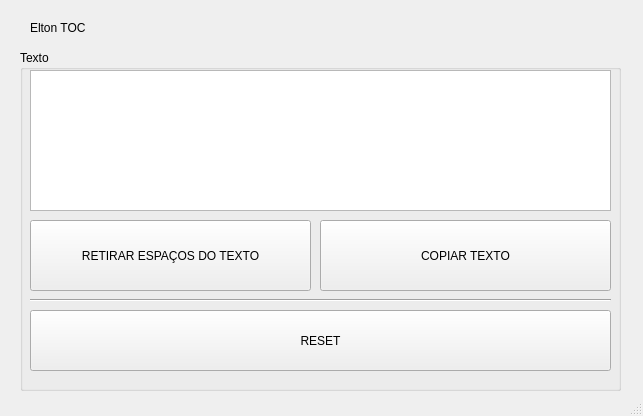
<?xml version="1.0" encoding="UTF-8"?>
<ui version="4.0">
 <class>MainWindow</class>
 <widget class="QMainWindow" name="MainWindow">
  <property name="geometry">
   <rect>
    <x>0</x>
    <y>0</y>
    <width>643</width>
    <height>416</height>
   </rect>
  </property>
  <property name="windowTitle">
   <string>Elton TOC</string>
  </property>
  <widget class="QWidget" name="centralwidget">
   <widget class="QGroupBox" name="groupBox">
    <property name="geometry">
     <rect>
      <x>20</x>
      <y>50</y>
      <width>601</width>
      <height>341</height>
     </rect>
    </property>
    <property name="title">
     <string>Texto</string>
    </property>
    <widget class="QTextEdit" name="input_texto">
     <property name="geometry">
      <rect>
       <x>10</x>
       <y>20</y>
       <width>581</width>
       <height>141</height>
      </rect>
     </property>
    </widget>
    <widget class="QPushButton" name="bt_split">
     <property name="geometry">
      <rect>
       <x>10</x>
       <y>170</y>
       <width>281</width>
       <height>71</height>
      </rect>
     </property>
     <property name="styleSheet">
      <string notr="true">font: 700 9pt &quot;Segoe UI&quot;;</string>
     </property>
     <property name="text">
      <string>RETIRAR ESPAÇOS DO TEXTO</string>
     </property>
    </widget>
    <widget class="QPushButton" name="bt_copiar">
     <property name="geometry">
      <rect>
       <x>300</x>
       <y>170</y>
       <width>291</width>
       <height>71</height>
      </rect>
     </property>
     <property name="styleSheet">
      <string notr="true">font: 700 9pt &quot;Segoe UI&quot;;</string>
     </property>
     <property name="text">
      <string>COPIAR TEXTO</string>
     </property>
    </widget>
    <widget class="QPushButton" name="bt_reset">
     <property name="geometry">
      <rect>
       <x>10</x>
       <y>260</y>
       <width>581</width>
       <height>61</height>
      </rect>
     </property>
     <property name="styleSheet">
      <string notr="true">font: 700 9pt &quot;Segoe UI&quot;;</string>
     </property>
     <property name="text">
      <string>RESET</string>
     </property>
    </widget>
    <widget class="Line" name="line">
     <property name="geometry">
      <rect>
       <x>10</x>
       <y>240</y>
       <width>581</width>
       <height>20</height>
      </rect>
     </property>
     <property name="orientation">
      <enum>Qt::Horizontal</enum>
     </property>
    </widget>
   </widget>
   <widget class="QLabel" name="label">
    <property name="geometry">
     <rect>
      <x>30</x>
      <y>20</y>
      <width>211</width>
      <height>16</height>
     </rect>
    </property>
    <property name="styleSheet">
     <string notr="true">font: 700 14pt &quot;Segoe UI&quot;;</string>
    </property>
    <property name="text">
     <string>Elton TOC</string>
    </property>
   </widget>
  </widget>
  <widget class="QStatusBar" name="statusbar"/>
  <action name="Sobre">
   <property name="text">
    <string>Elton TOC v. 1.0 | Eduardo Filgueiras </string>
   </property>
   <property name="iconText">
    <string>Elton TOC v. 1.0 | Eduardo Filgueiras </string>
   </property>
   <property name="toolTip">
    <string>Elton TOC v. 1.0 | Eduardo Filgueiras</string>
   </property>
  </action>
 </widget>
 <resources/>
 <connections/>
</ui>
